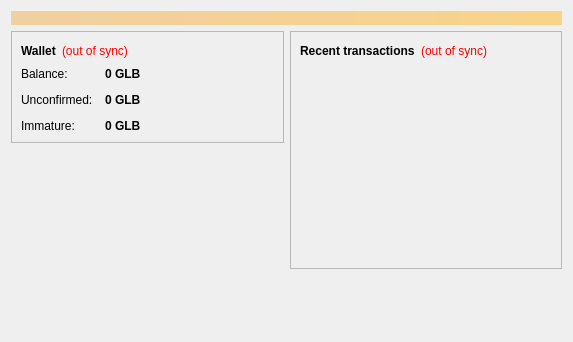
<?xml version="1.0" encoding="UTF-8"?>
<ui version="4.0">
 <class>OverviewPage</class>
 <widget class="QWidget" name="OverviewPage">
  <property name="geometry">
   <rect>
    <x>0</x>
    <y>0</y>
    <width>573</width>
    <height>342</height>
   </rect>
  </property>
  <property name="windowTitle">
   <string>Form</string>
  </property>
  <layout class="QVBoxLayout" name="topLayout">
   <item>
    <widget class="QLabel" name="labelAlerts">
     <property name="visible">
      <bool>false</bool>
     </property>
     <property name="styleSheet">
      <string notr="true">background-color: qlineargradient(x1: 0, y1: 0, x2: 1, y2: 0, stop:0 #F0D0A0, stop:1 #F8D488); color:#000000;</string>
     </property>
     <property name="wordWrap">
      <bool>true</bool>
     </property>
     <property name="margin">
      <number>3</number>
     </property>
    </widget>
   </item>
   <item>
    <layout class="QHBoxLayout" name="horizontalLayout" stretch="1,1">
     <item>
      <layout class="QVBoxLayout" name="verticalLayout_2">
       <item>
        <widget class="QFrame" name="frame">
         <property name="frameShape">
          <enum>QFrame::StyledPanel</enum>
         </property>
         <property name="frameShadow">
          <enum>QFrame::Raised</enum>
         </property>
         <layout class="QVBoxLayout" name="verticalLayout_4">
          <item>
           <layout class="QHBoxLayout" name="horizontalLayout_4">
            <item>
             <widget class="QLabel" name="label_5">
              <property name="font">
               <font>
                <weight>75</weight>
                <bold>true</bold>
               </font>
              </property>
              <property name="text">
               <string>Wallet</string>
              </property>
             </widget>
            </item>
            <item>
             <widget class="QLabel" name="labelWalletStatus">
              <property name="toolTip">
               <string>The displayed information may be out of date. Your wallet automatically synchronizes with the Goldbit network after a connection is established, but this process has not completed yet.</string>
              </property>
              <property name="styleSheet">
               <string notr="true">QLabel { color: red; }</string>
              </property>
              <property name="text">
               <string notr="true">(out of sync)</string>
              </property>
              <property name="alignment">
               <set>Qt::AlignLeading|Qt::AlignLeft|Qt::AlignVCenter</set>
              </property>
             </widget>
            </item>
            <item>
             <spacer name="horizontalSpacer_2">
              <property name="orientation">
               <enum>Qt::Horizontal</enum>
              </property>
              <property name="sizeHint" stdset="0">
               <size>
                <width>40</width>
                <height>20</height>
               </size>
              </property>
             </spacer>
            </item>
           </layout>
          </item>
          <item>
           <layout class="QFormLayout" name="formLayout_2">
            <property name="fieldGrowthPolicy">
             <enum>QFormLayout::AllNonFixedFieldsGrow</enum>
            </property>
            <property name="horizontalSpacing">
             <number>12</number>
            </property>
            <property name="verticalSpacing">
             <number>12</number>
            </property>
            <item row="0" column="0">
             <widget class="QLabel" name="label">
              <property name="text">
               <string>Balance:</string>
              </property>
             </widget>
            </item>
            <item row="0" column="1">
             <widget class="QLabel" name="labelBalance">
              <property name="font">
               <font>
                <weight>75</weight>
                <bold>true</bold>
               </font>
              </property>
              <property name="cursor">
               <cursorShape>IBeamCursor</cursorShape>
              </property>
              <property name="toolTip">
               <string>Your current balance</string>
              </property>
              <property name="text">
               <string notr="true">0 GLB</string>
              </property>
              <property name="textInteractionFlags">
               <set>Qt::LinksAccessibleByMouse|Qt::TextSelectableByKeyboard|Qt::TextSelectableByMouse</set>
              </property>
             </widget>
            </item>
            <item row="1" column="0">
             <widget class="QLabel" name="label_3">
              <property name="text">
               <string>Unconfirmed:</string>
              </property>
             </widget>
            </item>
            <item row="1" column="1">
             <widget class="QLabel" name="labelUnconfirmed">
              <property name="font">
               <font>
                <weight>75</weight>
                <bold>true</bold>
               </font>
              </property>
              <property name="cursor">
               <cursorShape>IBeamCursor</cursorShape>
              </property>
              <property name="toolTip">
               <string>Total of transactions that have yet to be confirmed, and do not yet count toward the current balance</string>
              </property>
              <property name="text">
               <string notr="true">0 GLB</string>
              </property>
              <property name="textInteractionFlags">
               <set>Qt::LinksAccessibleByMouse|Qt::TextSelectableByKeyboard|Qt::TextSelectableByMouse</set>
              </property>
             </widget>
            </item>
            <item row="2" column="0">
             <widget class="QLabel" name="labelImmatureText">
              <property name="text">
               <string>Immature:</string>
              </property>
             </widget>
            </item>
            <item row="2" column="1">
             <widget class="QLabel" name="labelImmature">
              <property name="font">
               <font>
                <weight>75</weight>
                <bold>true</bold>
               </font>
              </property>
              <property name="toolTip">
               <string>Mined balance that has not yet matured</string>
              </property>
              <property name="text">
               <string notr="true">0 GLB</string>
              </property>
              <property name="textInteractionFlags">
               <set>Qt::LinksAccessibleByMouse|Qt::TextSelectableByKeyboard|Qt::TextSelectableByMouse</set>
              </property>
             </widget>
            </item>
           </layout>
          </item>
         </layout>
        </widget>
       </item>
       <item>
        <spacer name="verticalSpacer">
         <property name="orientation">
          <enum>Qt::Vertical</enum>
         </property>
         <property name="sizeHint" stdset="0">
          <size>
           <width>20</width>
           <height>40</height>
          </size>
         </property>
        </spacer>
       </item>
      </layout>
     </item>
     <item>
      <layout class="QVBoxLayout" name="verticalLayout_3">
       <item>
        <widget class="QFrame" name="frame_2">
         <property name="frameShape">
          <enum>QFrame::StyledPanel</enum>
         </property>
         <property name="frameShadow">
          <enum>QFrame::Raised</enum>
         </property>
         <layout class="QVBoxLayout" name="verticalLayout">
          <item>
           <layout class="QHBoxLayout" name="horizontalLayout_2">
            <item>
             <widget class="QLabel" name="label_4">
              <property name="text">
               <string>&lt;b&gt;Recent transactions&lt;/b&gt;</string>
              </property>
             </widget>
            </item>
            <item>
             <widget class="QLabel" name="labelTransactionsStatus">
              <property name="toolTip">
               <string>The displayed information may be out of date. Your wallet automatically synchronizes with the Goldbit network after a connection is established, but this process has not completed yet.</string>
              </property>
              <property name="styleSheet">
               <string notr="true">QLabel { color: red; }</string>
              </property>
              <property name="text">
               <string notr="true">(out of sync)</string>
              </property>
              <property name="alignment">
               <set>Qt::AlignRight|Qt::AlignTrailing|Qt::AlignVCenter</set>
              </property>
             </widget>
            </item>
            <item>
             <spacer name="horizontalSpacer">
              <property name="orientation">
               <enum>Qt::Horizontal</enum>
              </property>
              <property name="sizeHint" stdset="0">
               <size>
                <width>40</width>
                <height>20</height>
               </size>
              </property>
             </spacer>
            </item>
           </layout>
          </item>
          <item>
           <widget class="QListView" name="listTransactions">
            <property name="styleSheet">
             <string notr="true">QListView { background: transparent; }</string>
            </property>
            <property name="frameShape">
             <enum>QFrame::NoFrame</enum>
            </property>
            <property name="verticalScrollBarPolicy">
             <enum>Qt::ScrollBarAlwaysOff</enum>
            </property>
            <property name="horizontalScrollBarPolicy">
             <enum>Qt::ScrollBarAlwaysOff</enum>
            </property>
            <property name="selectionMode">
             <enum>QAbstractItemView::NoSelection</enum>
            </property>
           </widget>
          </item>
         </layout>
        </widget>
       </item>
       <item>
        <spacer name="verticalSpacer_2">
         <property name="orientation">
          <enum>Qt::Vertical</enum>
         </property>
         <property name="sizeHint" stdset="0">
          <size>
           <width>20</width>
           <height>40</height>
          </size>
         </property>
        </spacer>
       </item>
      </layout>
     </item>
    </layout>
   </item>
  </layout>
 </widget>
 <resources/>
 <connections/>
</ui>
